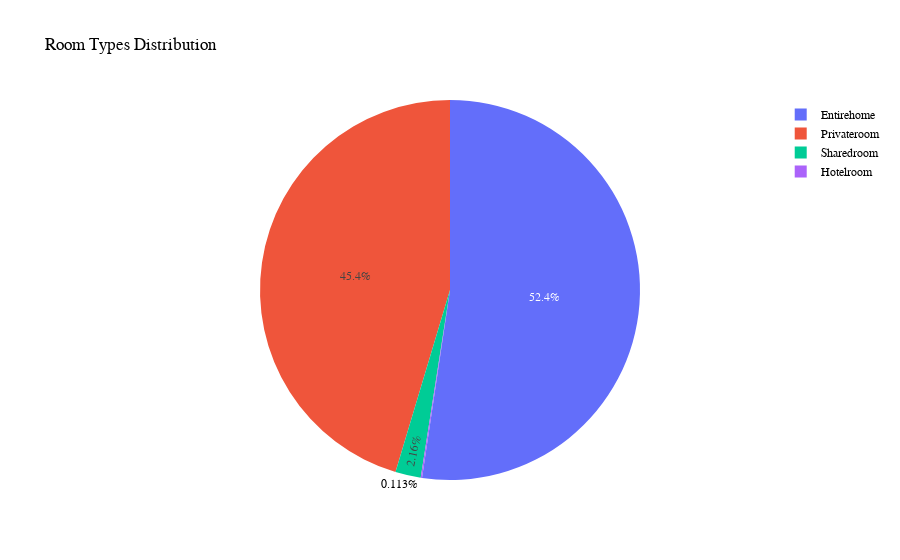

Notebook code cell kept with this figure:
### Markdown cell above
<p align="left">
  <img src="AirbnbEDA\plot2.png">
  <br>
</p>

### Code cell
room_type_counts = air_data["room category"].value_counts()

fig = px.pie(room_type_counts,
             values= room_type_counts.values,
             names= room_type_counts.index,
             title="Room Types Distribution") 

fig.update_layout(font = dict(family= "Arial",size = 12 , color = "black"))
fig.show()

### Figure 1 — Plotly figure (JSON) as saved in the notebook; plotly's stock layout.template omitted (floating-point values rounded to 4 significant figures)
{"data": [{"domain": {"x": [0, 1], "y": [0, 1]}, "hovertemplate": "room category=%{label}<br>value=%{value}<extra></extra>", "labels": ["Entirehome", "Privateroom", "Sharedroom", "Hotelroom"], "legendgroup": "", "name": "", "showlegend": true, "type": "pie", "values": [53407, 46283, 2208, 115]}], "layout": {"font": {"color": "black", "family": "Arial", "size": 12}, "legend": {"tracegroupgap": 0}, "title": {"text": "Room Types Distribution"}}}
